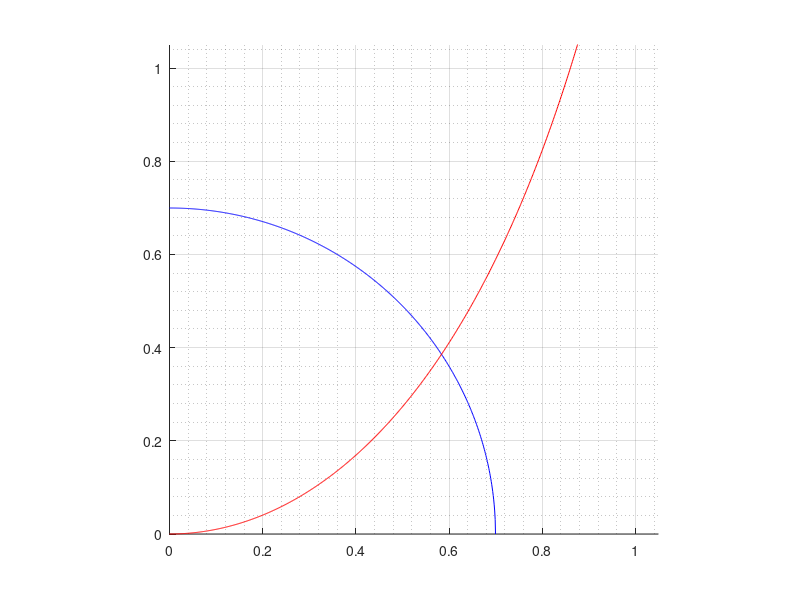

Recreate this plot in MATLAB. (Note: this script raises an error after producing the figure.)
%%%%%%%%%%%%%%%%%%%%%%%%%%%%%%%%%%%%%%%%%%%%%%%%%%%%%%%%%%%%%%%%%%%%%%%%%%%
% This code calculates the modes of a symmetric slab waveguide
%%%%%%%%%%%%%%%%%%%%%%%%%%%%%%%%%%%%%%%%%%%%%%%%%%%%%%%%%%%%%%%%%%%%%%%%%%%
%
% variables:
%   n1: cladding index
%   n2: core index
%   lr: wavlength (in vacuum, in micrometers)
%   d: vector with film thicknesses
%   pol: polarization state (1: TE, 2:TM)
%
% All length units are in micrometers (um),
% as well as wave vector units (1/um instead of 1/m
% for k0, kx, kz)
%%%%%%%%%%%%%%%%%%%%%%%%%%%%%%%%%%%%%%%%%%%%%%%%%%%%%%%%%%%%%%%%%%%%%%%%%%%

global V

% waveguide parameters
% required parameters: n1, n2, a, lr
% be careful: n1 and n2 are swapped
n1=1.5;		% top region (the cover) refractive index
n2=1.6;		% core refractive index
a=3;		% half the waveguide core thickness, in um
lr=15;		% wavelength, in um
k0=2*pi/lr;

%%%%%%%%%%%%%%%%%%%%%%%%%%%%%%%%%%
%Equations:
%
%Dispersion equations
%   h=sqrt((n2*k0)^2-beta^2)
%   q=sqrt(beta^2-(n1*k0)^2)
%combine these 2 equations
%    h^2+q^2 = (n2^2-n1^2)*k0^2
%
%Mode equations
%   h*tan(h*a) = q (symmetric TE modes)
%   -h*cot(h*a)= q (antisymmetric TE modes)
%%%%%%%%%%%%%%%%%%%%%%%%%%%%%%%%%%%%%%%%%%%%%%

% multiply both sides of the equations by a
% call x=ha, y=qa
%
% h*tan(h*d/2) = q  becomes x*tan(x)=y2
% (this y must be different than other ys, because each y
% represents a different curve and so a different function. This
% y is called y2)
% -h*cot(h*d/2) = q  becomes -x*cot(x)=y3
%
%   h^2+q^2 = (n2^2-n1^2)*k0^2 becomes x^2+y1^2 = a^2*k0^2*(n2^2-n1^2) = V
%

% normalized frequency
V=a*2*pi/lr*sqrt(n2^2-n1^2)

% break x up into 2 pi intervals
intervals=ceil(1.01*V)

%(1) plot the three equations
%   Dispersion equation
%   Symmetric modes
%   Antisymmetric modes

figure('Name','Dispersion equations','pos',[350 25 750 750])
clf
hold 'on'
if intervals==1
    x=linspace(0, 1.5*V,1001);
    x=sort([x,V]);
    I=find(x<=V);
    % find the indexes of all the elements of x which are <= V
    y1=sqrt(V^2-x.^2);
    y2=x.*tan(x);     %symmetric
    y3=-x.*cot(x);    %antisymetric
    % argument of functions, variable in expressions
    % as well as plot() parameters must be considered
    plot(x(I),y1(I),'b')
    plot(x,y2,'r')
    plot(x,y3,'g')
    grid
    axis image
    axis([0, max(x), 0, max(x)])
    grid minor
    hold 'off'

else
    
    for lp=1:intervals
        %only plot in pi/2 intervals to eliminate positive/negative changes
        x=linspace(pi/2*(lp-1),pi/2*lp,1001);
        x=x(2:end);
        I=find(x<V);
        y1=sqrt(V^2-x.^2);	%dispersion
        y2=x.*tan(x);       %symmetric
        y3=-x.*cot(x);      %antisymetric
        plot(x(I),y1(I),'b')
        plot(x,y2,'r')
        plot(x,y3,'g')
        % be careful to the default plot zoom: the function -x*cot(x) has
        % pi/2 = 1.57 as first root, but the x axis intersection may appear
        % slightly shifted. Zoom in for a better view.
    end
    grid
    axis image
    axis([0, pi/2*intervals, 0, pi/2*intervals])
    grid minor
    hold 'off'
end

%(2) Calculate the symmetric modes
%number of symmetric modes
%tan(hd/2)=0
%   zero crossings every pi
%   hd every 2*pi up to V
n_sym= floor(V/(pi));
% number of available symmetric modes
x_sym=[];
for lp_sym=0:n_sym
    tmp=fminbnd('sym_modes_2',lp_sym*pi,lp_sym*pi+pi/2)
    x_sym=[x_sym,tmp]
    % concatenate tmp to the x_sym array
end

%(3) Calculate the anti-symmetric modes
%number of antisymmetric modes
%cot(hd/2)=0
%   zero crossings every pi/2
%   x every odd multiple of pi
n_asym= round(V/(pi));

x_asym=[];
if n_asym>0
    for lp_asym=1:n_asym
        tmp=fminbnd('asym_modes_2',pi/2+(lp_asym-1)*pi,pi+(lp_asym-1)*pi)
        x_asym=[x_asym,tmp]
    end
end

ha=sort([x_sym,x_asym]);
beta=sqrt((n2*k0)^2-(ha/a).^2)
neff=beta/k0

%(4) plot the mode fields
figure('Name','Mode fields','pos',[350 25 750 750])
x1=linspace(-a,a,101);
% core portion of x-axis
x2=linspace(a,4*a,101);
% cover portion of x-axis, right of core
x3=linspace(-4*a,-a,101);
% cover portion of x-axis, left of core

nn=0;

while nn<length(beta)
    nn=nn+1;
    subplot(length(beta),1,nn)
    
    if rem(nn,2)==0 
    'odd'
    subplot(length(beta),1,nn)
        h=sqrt((n2*k0)^2-beta(nn).^2);
        q=sqrt(beta(nn).^2-(n1*k0)^2);
        % be careful: here, n1 is about the cover, n2 about the core
        C=sin(h*a)*exp(q*a);
        E1=sin(h*x1);
        % portion of plot inside the core
        E2=C*exp(-q*x2);
        % portion of plot right of the core. Note that the multiplication
        % of C and exp(-q*x2) gives the complete, correct expression:
        % sin(h*a)*exp(-q*(x2 - a))
        E3=-C*exp(q*x3);
        % portion of plot left of the core. x3 is already made up by
        % negative values of x
        plot(x1,E1)
        hold 'on'
        plot(x2,E2)
        plot(x3,E3)
        plot([-a -a], [-1 1],'k')
        plot([a a], [-1 1],'k')
        hold 'off'
 
    else    %even mode
        'even'
        h=sqrt((n2*k0)^2-beta(nn).^2);
        q=sqrt(beta(nn).^2-(n1*k0)^2);
        C=cos(h*a)*exp(q*a);
        E1=cos(h*x1);
        E2=C*exp(-q*x2);
        E3=C*exp(q*x3);
        plot(x1,E1)
        hold 'on'
        plot(x2,E2)
        plot(x3,E3)
        plot([-a -a], [-1 1],'k')
        plot([a a], [-1 1],'k')
        hold 'off'
    end
    grid minor
end

neff